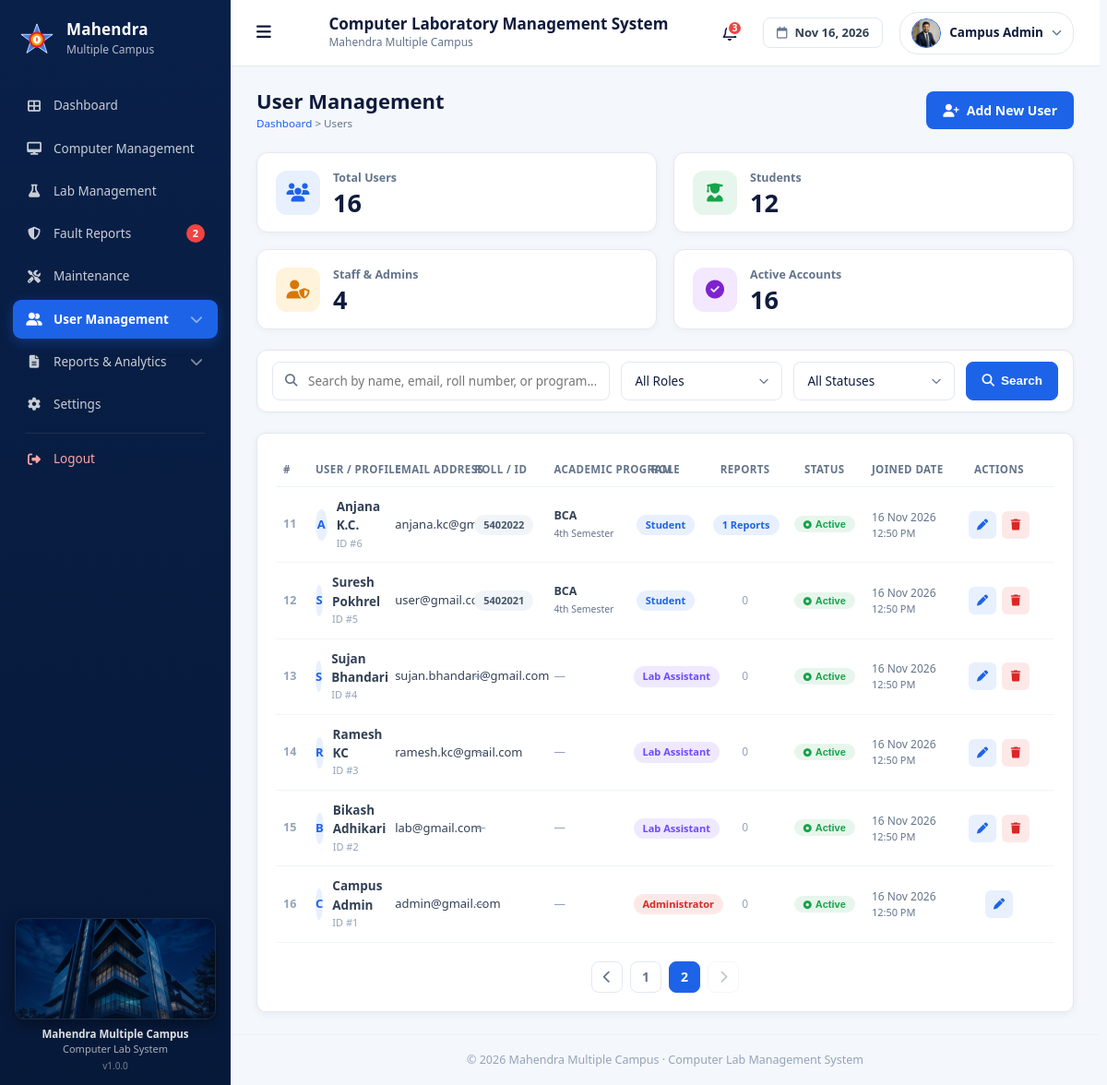
/admin/users.php?page=2 (signed in), run on the app's committed database.
### tables this page shows
CREATE TABLE `users` (
  `id` int(11) NOT NULL,
  `name` varchar(100) NOT NULL,
  `email` varchar(150) NOT NULL,
  `roll_number` varchar(50) DEFAULT NULL,
  `password` varchar(255) NOT NULL,
  `program` varchar(50) DEFAULT NULL,
  `semester` varchar(50) DEFAULT NULL,
  `role` enum('student','lab_assistant','admin') NOT NULL DEFAULT 'student',
  `profile_image` varchar(255) DEFAULT NULL,
  `status` enum('active','inactive') NOT NULL DEFAULT 'active',
  `created_at` timestamp NOT NULL DEFAULT current_timestamp(),
  `updated_at` timestamp NOT NULL DEFAULT current_timestamp() ON UPDATE current_timestamp()
);

### admin/includes/auth.php (called while the page is built, shortened)
<?php
$currentUserId   = (int)($_SESSION['user']['id'] ?? ($_SESSION['user_id'] ?? 0));

### admin/users.php (the view, shortened to what this page needs)
<?php
require_once __DIR__ . '/includes/auth.php';
$roles = [
    'student'       => 'Student',
    'lab_assistant' => 'Lab Assistant',
    'admin'         => 'Administrator',
];
require_once __DIR__ . '/includes/header.php';
$userStats = [
    'total'    => 0,
    'students' => 0,
    'staff'    => 0,
    'active'   => 0,
];
try {
    $userStats['total']    = (int)($conn->query("SELECT COUNT(*) FROM users")->fetch_row()[0] ?? 0);
    $userStats['students'] = (int)($conn->query("SELECT COUNT(*) FROM users WHERE role = 'student'")->fetch_row()[0] ?? 0);
    $userStats['staff']    = (int)($conn->query("SELECT COUNT(*) FROM users WHERE role IN ('admin', 'lab_assistant')")->fetch_row()[0] ?? 0);
    $userStats['active']   = (int)($conn->query("SELECT COUNT(*) FROM users WHERE status = 'active'")->fetch_row()[0] ?? 0);
} catch (Exception $e) {}
$roleFilter   = $_GET['role'] ?? '';
$statusFilter = $_GET['status'] ?? '';
$search       = trim($_GET['search'] ?? '');
$page         = max(1, (int) ($_GET['page'] ?? 1));
$perPage      = 10;
$where    = " WHERE 1 = 1";
$params   = [];
$typesStr = "";
$users      = [];
$totalPages = 1;
try {
    $cStmt = $conn->prepare("SELECT COUNT(*) FROM users u" . $where);
    $cStmt->execute();
    $totalCount = $cStmt->get_result()->fetch_row()[0];
    $totalPages = max(1, (int) ceil($totalCount / $perPage));
    $page       = min($page, $totalPages);
    $offset     = ($page - 1) * $perPage;
    $sql = "SELECT u.*,
                   (SELECT COUNT(*) FROM fault_reports r WHERE r.user_id = u.id) AS report_count
            FROM users u" . $where . "
            ORDER BY u.id DESC
            LIMIT ? OFFSET ?";
    $stmt = $conn->prepare($sql);
    $stmt->bind_param($typesStr . "ii", ...array_merge($params, [$perPage, $offset]));
    $stmt->execute();
    $users = $stmt->get_result()->fetch_all(MYSQLI_ASSOC);
} catch (mysqli_sql_exception $e) {
    $message = 'Error loading users: ' . $e->getMessage();
    $type    = 'danger';
}
$filters = array_filter(['role' => $roleFilter, 'status' => $statusFilter, 'search' => $search]);
?>
<div class="computers-head">
    <div>
        <h2>User Management</h2>
        <small><a href="index.php">Dashboard</a> &gt; Users</small>
    </div>
    <button type="button" class="btn" id="addUserBtn"><i class="fa-solid fa-user-plus"></i> Add New User</button>
</div>
<div class="stat-cards-grid" style="margin-bottom: 22px;">
    <div class="stat-card">
        <div class="stat-card-main">
            <div class="stat-icon-box stat-icon-primary">
                <i class="fa-solid fa-users"></i>
            </div>
            <div class="stat-info">
                <span class="stat-label">Total Users</span>
                <div class="stat-value-row">
                    <strong class="stat-number"><?= $userStats['total'] ?></strong>
                </div>
            </div>
        </div>
    </div>
    <div class="stat-card">
        <div class="stat-card-main">
            <div class="stat-icon-box stat-icon-success">
                <i class="fa-solid fa-user-graduate"></i>
            </div>
            <div class="stat-info">
                <span class="stat-label">Students</span>
                <div class="stat-value-row">
                    <strong class="stat-number"><?= $userStats['students'] ?></strong>
                </div>
            </div>
        </div>
    </div>
    <div class="stat-card">
        <div class="stat-card-main">
            <div class="stat-icon-box stat-icon-warning">
                <i class="fa-solid fa-user-shield"></i>
            </div>
            <div class="stat-info">
                <span class="stat-label">Staff & Admins</span>
                <div class="stat-value-row">
                    <strong class="stat-number"><?= $userStats['staff'] ?></strong>
                </div>
            </div>
        </div>
    </div>
    <div class="stat-card">
        <div class="stat-card-main">
            <div class="stat-icon-box stat-icon-purple">
                <i class="fa-solid fa-circle-check"></i>
            </div>
            <div class="stat-info">
                <span class="stat-label">Active Accounts</span>
                <div class="stat-value-row">
                    <strong class="stat-number"><?= $userStats['active'] ?></strong>
                </div>
            </div>
        </div>
    </div>
</div>
<form method="get" class="admin-filters">
    <div class="admin-search-wrap">
        <input type="text" name="search" class="form-control" placeholder="Search by name, email, roll number, or program..."
               value="<?= htmlspecialchars($search) ?>">
    </div>
    <select name="role" class="form-control" onchange="this.form.submit()">
        <option value="">All Roles</option>
    </select>
    <select name="status" class="form-control" onchange="this.form.submit()">
        <option value="">All Statuses</option>
    </select>
    <button type="submit" class="admin-filters-btn">
        <i class="fa-solid fa-magnifying-glass"></i> Search
    </button>
</form>
<div class="card">
    <div class="table-wrap">
        <table class="dashboard-table">
            <thead>
                <tr>
                    <th style="width: 35px;">#</th>
                    <th>User / Profile</th>
                    <th>Email Address</th>
                    <th>Roll / ID</th>
                    <th>Academic Program</th>
                    <th style="text-align: center;">Role</th>
                    <th style="text-align: center;">Reports</th>
                    <th style="text-align: center;">Status</th>
                    <th>Joined Date</th>
                    <th style="width: 120px; text-align: center;">Actions</th>
                </tr>
            </thead>
            <tbody>
                <?php foreach ($users as $idx => $u): ?>
                    <?php
                    $rBadge = match($u['role']) {
                        'admin'         => 'danger',
                        'lab_assistant' => 'purple',
                        'student'       => 'primary',
                        default         => 'primary'
                    };
                    $sBadge = ($u['status'] === 'active') ? 'success' : 'danger';
                    ?>
                    <tr>
                        <td style="color: #94a3b8; font-weight: 600;"><?= $offset + $idx + 1 ?></td>
                        <td>
                            <div style="display: flex; align-items: center; gap: 10px;">
                                <?php if (!empty($u['profile_image']) && file_exists(__DIR__ . '/../uploads/profiles/' . $u['profile_image'])): ?>
                                    <img src="<?= BASE_URL ?>uploads/profiles/<?= htmlspecialchars($u['profile_image']) ?>"
                                         alt="Avatar" style="width: 34px; height: 34px; border-radius: 50%; object-fit: cover; border: 1.5px solid #e2e8f0;">
                                <?php else: ?>
                                    <span style="width: 34px; height: 34px; border-radius: 50%; background: #e8f0fe; color: #1d63e8; display: inline-flex; align-items: center; justify-content: center; font-weight: 700; font-size: 13px;">
                                        <?= strtoupper(substr($u['name'], 0, 1)) ?>
                                    </span>
                                <?php endif; ?>
                                <div>
                                    <strong style="display: block; font-size: 13.5px;"><?= htmlspecialchars($u['name']) ?></strong>
                                    <small style="color: #94a3b8; font-size: 11px;">ID #<?= $u['id'] ?></small>
                                </div>
                            </div>
                        </td>
                        <td>
                            <span style="font-size: 13px; color: #334155;"><?= htmlspecialchars($u['email']) ?></span>
                        </td>
                        <td>
                            <?php if (!empty($u['roll_number'])): ?>
                                <span class="badge" style="background: #f1f5f9; color: #475569; font-weight: 600;"><?= htmlspecialchars($u['roll_number']) ?></span>
                            <?php else: ?>
                                <span style="color: #94a3b8;">—</span>
                            <?php endif; ?>
                        </td>
                        <td>
                            <?php if ($u['program']): ?>
                                <strong style="font-size: 12.5px; display: block;"><?= htmlspecialchars($u['program']) ?></strong>
                                <small style="color: #64748b;"><?= htmlspecialchars($u['semester'] ?? '') ?></small>
                            <?php else: ?>
                                <span style="color: #94a3b8;">—</span>
                            <?php endif; ?>
                        </td>
                        <td style="text-align: center;">
                            <span class="badge badge-<?= $rBadge ?>"><?= $roles[$u['role']] ?? ucfirst($u['role']) ?></span>
                        </td>
                        <td style="text-align: center;">
                            <?php if ((int)$u['report_count'] > 0): ?>
                                <a href="fault-reports.php?search=<?= urlencode($u['name']) ?>" class="badge badge-primary" title="View user reports" style="text-decoration: none;">
                                    <?= (int)$u['report_count'] ?> Reports
                                </a>
                            <?php else: ?>
                                <span style="color: #94a3b8; font-size: 12px;">0</span>
                            <?php endif; ?>
                        </td>
                        <td style="text-align: center;">
                            <form action="users.php" method="post" style="display: inline-block;">
                                <button type="submit" class="badge badge-<?= $sBadge ?>" style="border: 0; cursor: pointer;" title="Click to toggle status">
                                    <i class="fa-solid fa-circle-dot" style="font-size: 9px; margin-right: 4px;"></i><?= ucfirst($u['status']) ?>
                                </button>
                            </form>
                        </td>
                        <td style="font-size: 12px; color: #64748b;">
                            <?= date('d M Y', strtotime($u['created_at'])) ?>
                            <small style="display: block; font-size: 11px;"><?= date('h:i A', strtotime($u['created_at'])) ?></small>
                        </td>
                        <td style="text-align: center;">
                            <div class="labs-tools" style="justify-content: center;">
                                <button type="button" class="labs-tool edit-user-btn" title="Edit User"
                                        data-user="<?= htmlspecialchars(json_encode($u), ENT_QUOTES) ?>">
                                    <i class="fa-solid fa-pen"></i>
                                </button>
                                <?php if ($u['id'] !== (int)$currentUserId): ?>
                                    <form action="users.php" method="post" onsubmit="return confirm('Are you sure you want to permanently delete user <?= htmlspecialchars($u['name'], ENT_QUOTES) ?>?');">
                                        <button type="submit" class="labs-tool labs-tool-danger" title="Delete User">
                                            <i class="fa-solid fa-trash"></i>
                                        </button>
                                    </form>
                                <?php endif; ?>
                            </div>
                        </td>
                    </tr>
                <?php endforeach; ?>
            </tbody>
        </table>
    </div>
    <?php if ($totalPages > 1): ?>
        <div class="computers-pagination" style="display: flex; justify-content: center; gap: 8px; margin-top: 20px;">
            <a class="computers-page <?= $page <= 1 ? 'disabled' : '' ?>"
               href="?<?= http_build_query($filters + ['page' => $page - 1]) ?>">
                <i class="fa-solid fa-chevron-left"></i>
            </a>
            <?php for ($i = 1; $i <= $totalPages; $i++): ?>
                <a class="computers-page <?= $i === $page ? 'active' : '' ?>"
                   href="?<?= http_build_query($filters + ['page' => $i]) ?>"><?= $i ?></a>
            <?php endfor; ?>
            <a class="computers-page <?= $page >= $totalPages ? 'disabled' : '' ?>"
               href="?<?= http_build_query($filters + ['page' => $page + 1]) ?>">
                <i class="fa-solid fa-chevron-right"></i>
            </a>
        </div>
    <?php endif; ?>
</div>
<?php require_once __DIR__ . '/includes/footer.php'; ?>

### admin/assets/css/admin-root.css (style rules this page uses)
:root { --primary: #1d63e8; --primary-dark: #0b2a5b; --primary-soft: #e8f0fe; --purple: #6d4aff; --purple-soft: #efe9fd; --bg: #f4f7fb; --white: #ffffff; --text: #0f1b3d; --muted: #64748b; --border: #e3e8f0; --success: #16a34a; --success-soft: #e7f6ec; --warning: #d97706; --warning-soft: #fff3dc; --danger: #dc2626; --danger-soft: #fde8e8; --radius: 10px; --shadow: 0 2px 8px rgba(15, 27, 61, 0.06); --sidebar-width: 260px; --sidebar-bg: #0e3489; --sidebar-bg-end: #0b2a5b; --sidebar-text: rgba(255, 255, 255, 0.85); --sidebar-hover: rgba(255, 255, 255, 0.08); --header-height: 72px; }
* { box-sizing: border-box; margin: 0; padding: 0; }
html { overflow-y: scroll; scrollbar-gutter: stable; }
body { font-family: 'Segoe UI', Arial, sans-serif; background: var(--bg); color: var(--text); font-size: 14px; line-height: 1.5; }
a { color: inherit; text-decoration: none; }
small { color: var(--muted); }
.card { background: var(--white); border: 1px solid var(--border); border-radius: var(--radius); padding: 20px; box-shadow: var(--shadow); }
.btn { display: inline-flex; align-items: center; gap: 8px; padding: 10px 18px; border: 0; border-radius: 8px; font: inherit; font-weight: 600; cursor: pointer; background: var(--primary); color: var(--white); }
.badge { display: inline-block; padding: 4px 10px; border-radius: 20px; font-size: 12px; font-weight: 600; white-space: nowrap; }
.form-control { width: 100%; padding: 10px 12px; border: 1px solid var(--border); border-radius: 8px; font: inherit; background: var(--white); color: var(--text); }
.table-wrap { overflow-x: auto; }
table { width: 100%; border-collapse: collapse; }
th, td { padding: 11px 10px; text-align: left; border-bottom: 1px solid var(--border); vertical-align: middle; }
th { font-size: 12px; text-transform: uppercase; color: var(--muted); letter-spacing: 0.4px; }

### data on the page
users: idx "11", name "A", name "Anjana K.C.", id "6", email "anjana.kc@gmail.com", roll_number "5402022", program "BCA", semester "4th Semester", role "Student", report_count "1", status "Active", created_at "16 Nov 2026", created_at "12:50 PM"
users: idx "12", name "S", name "Suresh Pokhrel", id "5", email "user@gmail.com", roll_number "5402021", program "BCA", semester "4th Semester", role "Student", status "Active", created_at "16 Nov 2026", created_at "12:50 PM"
users: idx "13", name "S", name "Sujan Bhandari", id "4", email "sujan.bhandari@gmail.com", role "Lab Assistant", shows "0", status "Active", created_at "16 Nov 2026", created_at "12:50 PM"
users: idx "14", name "R", name "Ramesh KC", id "3", email "ramesh.kc@gmail.com", role "Lab Assistant", shows "0", status "Active", created_at "16 Nov 2026", created_at "12:50 PM"
users: idx "15", name "B", name "Bikash Adhikari", id "2", email "lab@gmail.com", role "Lab Assistant", shows "0", status "Active", created_at "16 Nov 2026", created_at "12:50 PM"
users: idx "16", name "C", name "Campus Admin", id "1", email "admin@gmail.com", role "Administrator", shows "0", status "Active", created_at "16 Nov 2026", created_at "12:50 PM"

### other printed values
$item[2] "Dashboard"
$item[2] "Computer Management"
$item[2] "Lab Management"
$item[2] "Fault Reports"
$pendingReports "2"
$item[2] "Maintenance"
$item[2] "User Management"
$item[2] "Reports & Analytics"
$item[2] "Settings"
$unreadNotes "3"
$adminName "Campus Admin"
$userStats['total'] "16"
$userStats['students'] "12"
$userStats['staff'] "4"
$userStats['active'] "16"
